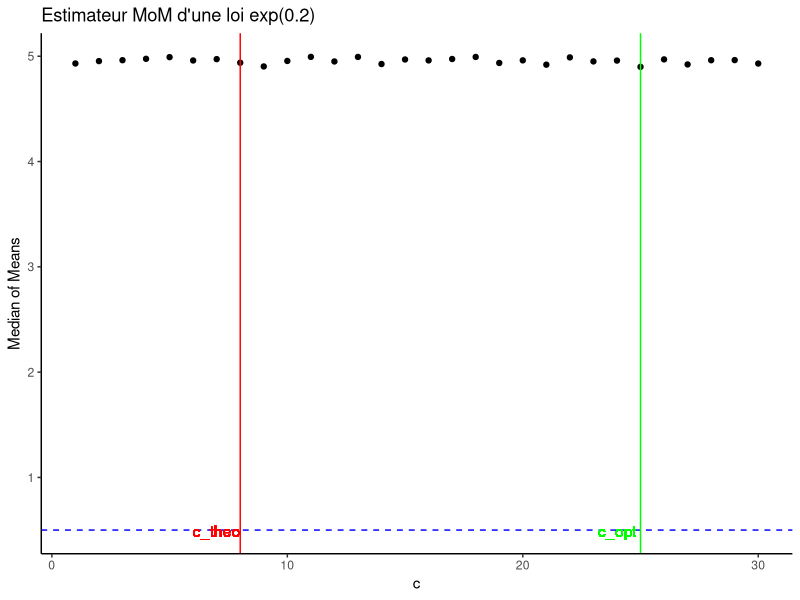
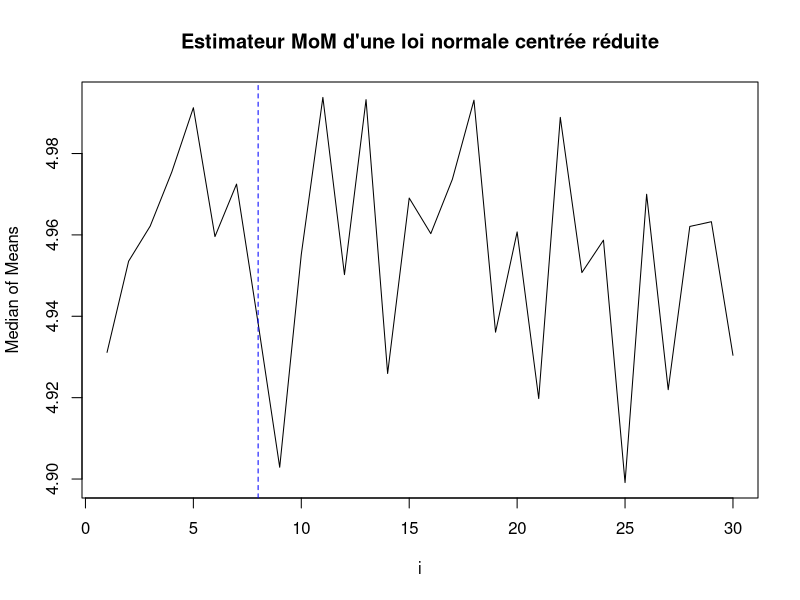
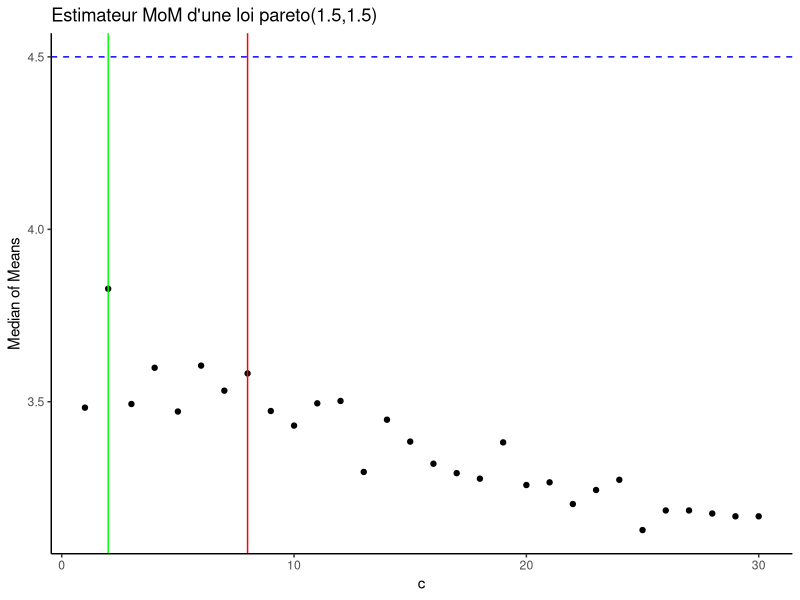
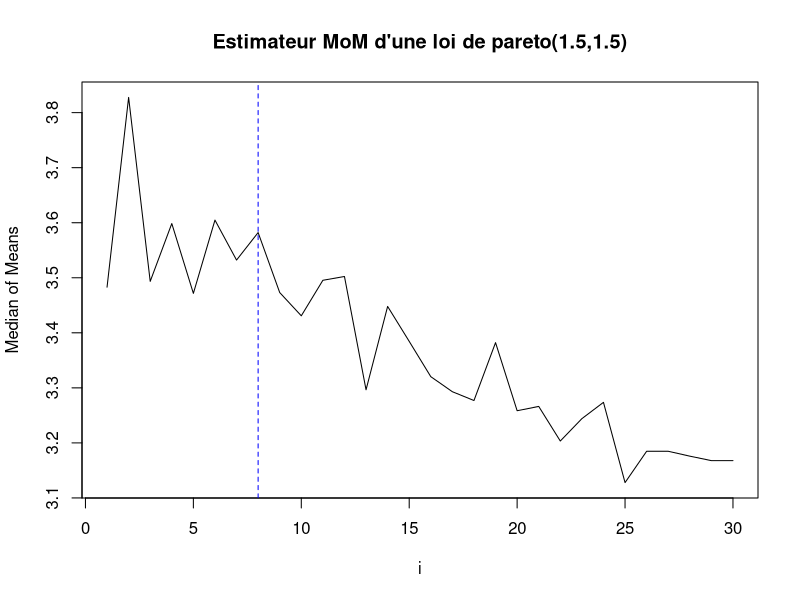

Generate these figures, in order, with R: (Note: this script raises an error after producing the figures.)
## ---- chunk 1
knitr::opts_chunk$set(echo = TRUE)
## ---- chunk 2
set.seed(1234)
## ---- chunk 3
median_of_means <- function(X, n) {
  if (n > length(X)) {
    n <- ceiling(length(X) / 2)
  }
  indic <- rep(1:n, each = floor(length(X) / n))
  indic <- sample(indic)
  moyennes <- sapply(1:n, function(block) mean(X[indic == block]))
  return(median(moyennes))
}
## ---- chunk 4
rob_median_of_means <- function(X, n, l) {
  res <- replicate(l, median_of_means(X, n))
  return(mean(res))
}
## ---- chunk 5
M=0
population1=rnorm(1000,M,3)
c(median_of_means(population1, 10),mean(population1),(mean(population1) - median_of_means(population1, 10)) ^ 2)

## ---- chunk 6
c(rob_median_of_means(population1, 10, 20),mean(population1),(mean(population1) - rob_median_of_means(population1, 10, 20)) ^ 2)
## ---- chunk 7
population2=rnorm(1000,4,1)
c(median_of_means(population2, 10),mean(population2),(mean(population2) - median_of_means(population2, 10)) ^ 2)
## ---- chunk 8
c(rob_median_of_means(population2, 10, 20),mean(population2),(mean(population2) - rob_median_of_means(population2, 10, 20)) ^ 2)
## ---- chunk 9
population3=rt(1000, df=5)
c(median_of_means(population3, 10),mean(population3),(mean(population3) - median_of_means(population3, 10)) ^ 2)
## ---- chunk 10
c(rob_median_of_means(population3, 10, 20),mean(population3),(mean(population3) - rob_median_of_means(population3, 10, 20)) ^ 2)
## ---- chunk 11
median_of_means_opt <- function(X, alpha=0.025) {
  n=length(X)
  k <- trunc(8*log(1/alpha))
  m <- n/k
  indic <- rep(1:k, each = m)
  indic <- sample(indic)
  moyennes <- sapply(1:k, function(block) mean(X[indic == block]))
  return(median(moyennes))
}

rob_median_of_means_opt <- function(X, alpha=0.025, l) {
  res <- replicate(l, median_of_means_opt(X, alpha))
  return(mean(res))
}
## ---- chunk 12
library("ggplot2")
median_of_means_opt3 <- function(X, alpha, i) {
  n <- length(X)
  k <- trunc(i * log(1/alpha))
  m <- n / k
  indic <- rep(1:k, each = m)
  sample(indic)
  moyennes <- sapply(1:k, function(block) mean(X[indic == block]))
  return(median(moyennes))
}

population1 <- rexp(10000, 0.2)
rob_median_of_means_opt(population1,0.025, 1000)
population1
alpha <- 0.025
i_values <- 1:30
median_values <- sapply(i_values, function(i) median_of_means_opt3(population1, alpha, i))
data=as.data.frame(cbind(i_values,median_values))
ggplot(data = data, aes(x = i_values, y = median_values)) +
  geom_point() +
  geom_hline(yintercept = 1/2, linetype = "dashed", color = "blue") +
  geom_vline(xintercept = 8, color = "red") +
  geom_vline(xintercept = i_values[which.min(abs(median_values - 0.5))], color = "green") +
  labs(x = "c", y = "Median of Means", title = "Estimateur MoM d'une loi exp(0.2)") +
  geom_text(x = 7, y = 0.491, label = "c_theo", color = "red", vjust = 0.5) +
  geom_text(x = i_values[which.min(abs(median_values - 0.5))]-1, y = 0.491, label = "c_opt", color = "green", vjust = 0.5) +
  theme_classic()
plot(x = i_values, y = median_values, type = "l", xlab = "i", ylab = "Median of Means", main ="Estimateur MoM d'une loi normale centrée réduite")
abline(h=1/2, col='red')
abline(v=8, lty=2, col='blue')
## ---- chunk 13
library("VGAM")
population2 <- rpareto(1000, 1.5, 1.5)
alpha <- 0.025
i_values <- 1:30
median_values <- sapply(i_values, function(i) median_of_means_opt3(population2, alpha, i))
data=as.data.frame(cbind(i_values,median_values))
ggplot(data = data, aes(x = i_values, y = median_values)) +
  geom_point() +
  geom_hline(yintercept = 4.5, linetype = "dashed", color = "blue") +
  geom_vline(xintercept = 8, color = "red") +
  geom_vline(xintercept = i_values[which.min(abs(median_values - 4.5))], color = "green") +
  labs(x = "c", y = "Median of Means", title = "Estimateur MoM d'une loi pareto(1.5,1.5)") +
  geom_text(x = 7, y = 0.491, label = "c_theo", color = "red", vjust = 0.5) +
  geom_text(x = i_values[which.min(abs(median_values - 4.5))]-1, y = 0.491, label = "c_opt", color = "green", vjust = 0.5) +
  theme_classic()
plot(x = i_values, y = median_values, type = "l", xlab = "i", ylab = "Median of Means", main ="Estimateur MoM d'une loi de pareto(1.5,1.5)")
abline(h=4.5, col='red')
abline(v=8, lty=2, col='blue')
print(i_values[which.min(abs(median_values - 4.5))])
## ---- chunk 14
alpha=0.025
population1=rnorm(1000,0,3)
#c(median_of_means_opt(population1, alpha),mean(population1),(mean(population1) - median_of_means_opt(population1, alpha)) ^ 2)
IC=c(median_of_means_opt(population1)-2.24*sqrt(var(population1)/length(population1)),median_of_means_opt(population1),median_of_means_opt(population1)+2.24*sqrt(var(population1)/length(population1)))
IC
taille=IC[3]-IC[1]
taille
## ---- chunk 15
c(rob_median_of_means_opt(population1, alpha, 20),mean(population1),(mean(population1) - rob_median_of_means_opt(population1, alpha, 20)) ^ 2)
## ---- chunk 16
alpha=0.025
c(median_of_means_opt(population3, alpha),mean(population3),(mean(population3) - median_of_means_opt(population3, alpha)) ^ 2)

c(rob_median_of_means_opt(population3, alpha, 20),mean(population3),(mean(population3) - rob_median_of_means_opt(population3, alpha, 20)) ^ 2)
## ---- chunk 17
bootstrap_IC <- function(data, alpha=0.025, R=1000) {
  bootstrap_estimates <- replicate(R, {
    sample_data <- sample(data, replace = TRUE)
    median_of_means_opt(sample_data, alpha)
  })
  
  lower_bound <- quantile(bootstrap_estimates, 0.025)
  upper_bound <- quantile(bootstrap_estimates, 0.975)
  
  return(c(lower_bound, upper_bound))
}

population1 <- rnorm(1000, 0, 3)


ci <- bootstrap_IC(population4)
ci2 <- bootstrap_IC(population5)
taille <- abs(ci[2]-ci[1])
taille2 <- abs(ci2[2]-ci2[1])

ci2
taille2  

ci
taille
## ---- chunk 18
population4=rlnorm(n = 100000, meanlog = 0, sdlog = 1)
c(median_of_means_opt(population4, alpha),mean(population4),(mean(population4) - median_of_means_opt(population4, alpha)) ^ 2)
#IC=c(median_of_means_opt(population4)-2.24*sqrt(var(population4)/length(population4)),median_of_means_opt(population4#),median_of_means_opt(population4)+2.24*sqrt(var(population4)/length(population4)))
#IC
#taille=IC[3]-IC[1]
#taille
## ---- chunk 19
population5=rweibull(n = 1000, shape = 0.5)
c(median_of_means_opt(population5, alpha),mean(population5),(mean(population5) - median_of_means_opt(population5, alpha)) ^ 2)
## ---- chunk 20
population_rd1=sample(x = -2:10, size = 1000, replace = TRUE, prob=NULL)
c(median_of_means(population_rd1, 10),mean(population_rd1),(mean(population_rd1) - median_of_means(population_rd1, 10)) ^ 2)
## ---- chunk 21
c(rob_median_of_means(population_rd1, 10, 20),mean(population_rd1),(mean(population_rd1) - rob_median_of_means(population_rd1, 10, 20)) ^ 2)
## ---- chunk 22
population_rd2=sample(x = X(-1,1, by=0.001), size = 1000, replace = TRUE, prob=NULL)
c(median_of_means(population_rd2, alpha),mean(population_rd2),(mean(population_rd2) - median_of_means(population_rd2, alpha)) ^ 2)
## ---- chunk 23
c(rob_median_of_means(population_rd2, alpha, 20),mean(population_rd2),(mean(population_rd2) - rob_median_of_means(population_rd2, alpha, 20)) ^ 2)
## ---- chunk 24
c(median_of_means_opt(population_rd1, alpha),mean(population_rd1),(mean(population_rd1) - median_of_means_opt(population_rd1, alpha)) ^ 2)
## ---- chunk 25
c(rob_median_of_means_opt(population_rd1, 10, 20),mean(population_rd1),(mean(population_rd1) - rob_median_of_means_opt(population_rd1, 10, 20)) ^ 2)
## ---- chunk 26
c(median_of_means_opt(population_rd2, 10),mean(population_rd2),(mean(population_rd2) - median_of_means_opt(population_rd2, 10)) ^ 2)
## ---- chunk 27
c(rob_median_of_means_opt(population_rd2, 10, 20),mean(population_rd2),(mean(population_rd2) - rob_median_of_means_opt(population_rd2, 10, 20)) ^ 2)
## ---- chunk 28
population_rd3 <- sample(c(runif(1000, -1, 1), 50), 1000, replace = TRUE)
c(median_of_means_opt(population_rd2, 10),mean(population_rd2),(mean(population_rd2) - median_of_means_opt(population_rd2, 10)) ^ 2)
## ---- chunk 29
c(rob_median_of_means_opt(population_rd2, 10, 20),mean(population_rd2),(mean(population_rd2) - rob_median_of_means_opt(population_rd2, 10, 20)) ^ 2)
## ---- chunk 30
x <- X(from = 0.01, to = 1, by = 0.001)
y <- trunc(8 * log(1 / x))

plot(x = x, y = y, type = "l", col = "blue", ylim = c(0, 40), 
     main = "nombre de blocks en fonction de la valeur de alpha", xlab = "valeur de alpha", ylab = "nb de blocks")

## ---- chunk 31
X1=rpareto(n = 1000, scale = 2.2, 3)

median_of_means_opt2 <- function(X, alpha=0.025) {
  n=length(X)
  k <- (trunc(8*log(1/alpha)))
  m <- n/k
  indic <- rep(1:k, each = m)
  indic <- sample(indic)
  moyennes <- sapply(1:k, function(block) mean(X[indic == block]))
  return(median(moyennes))
}

plot_intervalle <- function(X) {
  alpha <- 0.025
  n <- length(X)
  k <- trunc(8 * log(1 / alpha))
  m <- n / k
  sigma <- 10
  
  Y <- matrix(NA, nrow = 10000, ncol = 5)
  
  for (i in 1:10000) {
    hat_mu <- median_of_means_opt2(X)
    
    y_min <- hat_mu - sigma * sqrt((32*log(1/alpha))/n)
    y_max <- hat_mu + sigma * sqrt((32*log(1/alpha))/n)
    
    taille=y_max-y_min
    
    Y[i, ] <- c(hat_mu,y_min, y_max, taille, abs(hat_mu-10))
  }
  
  plot(Y[, 2], type = "l", ylim = range(Y), col = "blue", main = "Intervalles de confiance", xlab = "Index", ylab = "Valeurs")
  points(Y[, 3], type = "l", col="blue")
  abline(h = hat_mu, col = "red")
  Y=as.data.frame(Y)
  names(Y) <- c("MoM", "y_min", "y_max", "taille", "MoM-mean")
  print(Y)
  print(sigma*sqrt((2*log(1/alpha))/n))
  print((sum(Y[, 5] <=sigma*sqrt((2*log(1/alpha))/n))/10000))
}
plot_intervalle(X1)
## ---- chunk 32
median_of_means <- function(X, k) {
  n=length(X)
  if (k > n) {
    k <- ceiling(length(X) / 2)
  }
  indic <- rep(1:k, each = floor(n / k))
  indic <- sample(indic)
  moyennes <- sapply(1:k, function(block) mean(X[indic == block]))
  return(median(moyennes))
}


plot_int=function(X,k){
  alpha <- 0.025
  n <- length(X)
  m <- trunc(n / k)
  sigma <- sqrt(var(X))
  
  Y <- matrix(NA, nrow = 10000, ncol = 5)
  for (i in 1:10000) {
    hat_mu <- median_of_means(X,k)
    
    y_min <- hat_mu - sigma * sqrt(4/m)
    y_max <- hat_mu + sigma * sqrt(4/m)
    
    taille=y_max-y_min
    
    Y[i, ] <- c(hat_mu,y_min, y_max, taille, abs(hat_mu-mean(X)))
  }
  
  plot(Y[, 2], type = "l", ylim = range(Y), col = "blue", main = "Intervalles de confiance", xlab = "Index", ylab = "Valeurs")
  points(Y[, 3], type = "l", col="blue")
  abline(h = hat_mu, col = "red")
  Y=as.data.frame(Y)
  names(Y) <- c("MoM", "y_min", "y_max", "taille", "MoM-mean")
  print(Y)
  print(sigma*sqrt(4/m))
  print(sum(Y[, 5]>sigma*sqrt(4/m)))
  print(exp(-k/8))
}
X1=rexp(n = 1000, rate=1)
plot_int(X1, 25)
## ---- chunk 33
median_of_means_Minsker <- function(X, k) {
  n <- length(X)
  if (k > n) {
    k <- ceiling(length(X) / 2)
  }
  indic <- combn(X, k)
  moyennes <- apply(indic, 2, mean)
  return(median(moyennes))
}

X4 <- rexp(n = 30, rate = 0.1)
result <- median_of_means_Minsker(X4, 7)
print(result)


# Calculer la médiane des moyennes pour différentes valeurs de k
x <- 1:7
y <- sapply(x, function(k) median_of_means_Minsker(X4, k))

# Tracer la médiane des moyennes en fonction de k
plot(x = x, y = y, type = "b", xlab = "k", ylab = "Median of Means", main = "Median of Means suivant le nombre de blocks k")

## ---- chunk 34
X1=rpareto(n = 10000, scale = 2.2, 3)

median_of_means_opt3 <- function(X) {
  n=length(X)
  alpha=0.025
  k=(trunc(8*log(1/alpha)))
  m <- n/k
  indic <- rep(1:k, each = m)
  indic <- sample(indic)
  moyennes <- sapply(1:k, function(block) mean(X[indic == block]))
  return(median(moyennes))
}
median_of_means_opt3(X1)

plot_intervalle2 <- function(X, sigma, mu, alpha = 0.025) {
  n <- length(X)
  c_values <- seq(sqrt(2), 4 * sqrt(2), by = 0.5)
  
  result <- numeric(length(c_values))
  
  for (i in 1:length(c_values)) {
    c <- c_values[i]
    k <- trunc(8 * log(1 / alpha))
    m <- n / k

    Y <- numeric(1000)
    
    for (j in 1:1000) {
      hat_mu <- median_of_means_opt3(X)
      interval_width <- sigma * c * sqrt(log(1 / alpha) / n)
      Y[j] <- abs(hat_mu - mu) <= interval_width
    }
    
    result[i] <- sum(Y) / length(Y)
  }
  
  # Trouver les valeurs de c pour lesquelles la proportion est proche de 97.5%
  c_optimal_index <- which.min(result >= 1 - alpha)
  c_optimal <- c_values[c_optimal_index]
  
  # Calculer la proportion
  proportion_within_interval <- result[c_optimal_index]
  
  print(paste("Valeur de c pour une proportion de 97.5% :", c_optimal))
  print(proportion_within_interval)
}

plot_intervalle2(X1, 5.5, 8.2915, 0.025)
## ---- chunk 35
Z <- rpareto(1000, shape = 2.2, scale = 3)
estimateur <- replicate(1000, median_of_means_opt3(rpareto(100, shape = 2.2, scale = 3)))

alpha <- 0.025
mu_MoM <- median_of_means_opt3(rpareto(100, shape = 2.2, scale = 3))
n <- length(estimateur)
sigma <- 8.22
sup <- mu_MoM + sigma * sqrt(4.6 * log(1 / alpha) / n) 
inf <- mu_MoM - sigma * sqrt(4.6 * log(1 / alpha) / n)

count_in_intervalle <- sum(estimateur >= inf & estimateur <= sup)
pourcentage <- count_in_intervalle / length(estimateur) * 100


print(paste("Nombre de valeurs dans l'intervalle de confiance :", count_in_intervalle))
print(paste("Pourcentage de valeurs dans l'intervalle de confiance :", pourcentage, "%"))


plot(estimateur, type = "p", col = "blue", xlab = "Valeur de c", ylab = "MoM", main = "Estimateur MoM", ylim=c(inf-1, sup+1))
abline(h = sup, col = "red")
abline(h = inf, col = "red")
## ---- chunk 36
pourcentages <- numeric(1000)
ululu <- 0
for (i in 1:1000) {
  Z <- rpareto(1000, shape = 2.2, scale = 3)
  estimateur <- replicate(1000, median_of_means_opt3(rpareto(100, shape = 2.2, scale = 3)))

  alpha <- 0.025
  mu_MoM <- median_of_means_opt3(rpareto(100, shape = 2.2, scale = 3))
  n <- length(estimateur)
  sigma <- 8.22
  sup <- mu_MoM + sigma * sqrt(2.83 * log(1 / alpha) / n) 
  inf <- mu_MoM - sigma * sqrt(2.83 * log(1 / alpha) / n)

  count_in_intervalle <- sum(estimateur >= inf & estimateur <= sup)
  pourcentage <- count_in_intervalle / length(estimateur) * 100

  pourcentages[i] <- pourcentage
  if (96.5 <= pourcentage && pourcentage <= 98.5) {
    ululu <- ululu + 1
  }
}

hist(pourcentages, breaks=25, freq=T)

print(paste("Pourcentages stockés :", pourcentages))
print(paste("Nombre de poucentage égale à 97.5 : ", ululu))
